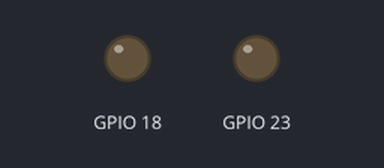
Bench run of a program on a simulated Raspberry Pi (BCM pin numbers). On the bench: output pins drawn as LEDs (lit = HIGH). At 2.0 s the program stops and its outputs stay as they are.

Above: at 0.1 s.
At 1.1 s:
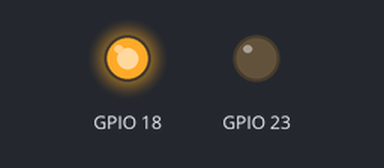
At 2.1 s:
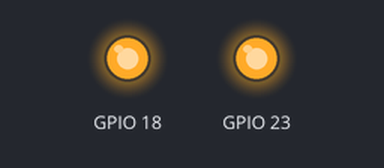
Timing chart, 0 to 3.5 s (numbered marks = the images above):
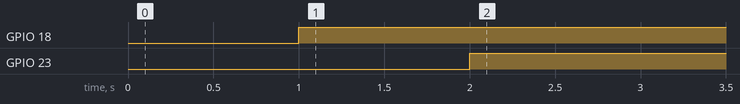

The program:

debugYou.py
```python
import RPi.GPIO as GPIO
import time

def led():
    GPIO.setmode(GPIO.BCM)
    GPIO.setwarnings(False)


    GPIO.setup(18,GPIO.OUT)
    #print ("LED on")
    GPIO.output(18,GPIO.LOW)
    time.sleep(1)
    #print ("LED off")
    GPIO.output(18,GPIO.HIGH)


    GPIO.setup(23,GPIO.OUT)
    #print ("LED on")
    GPIO.output(23,GPIO.LOW)
    time.sleep(1)
    #print ("LED off")
    GPIO.output(23,GPIO.HIGH)


led()
```

Measured:
- by itself, GPIO 18: LOW → HIGH at 1.0 s
- by itself, GPIO 23: LOW → HIGH at 2.0 s
